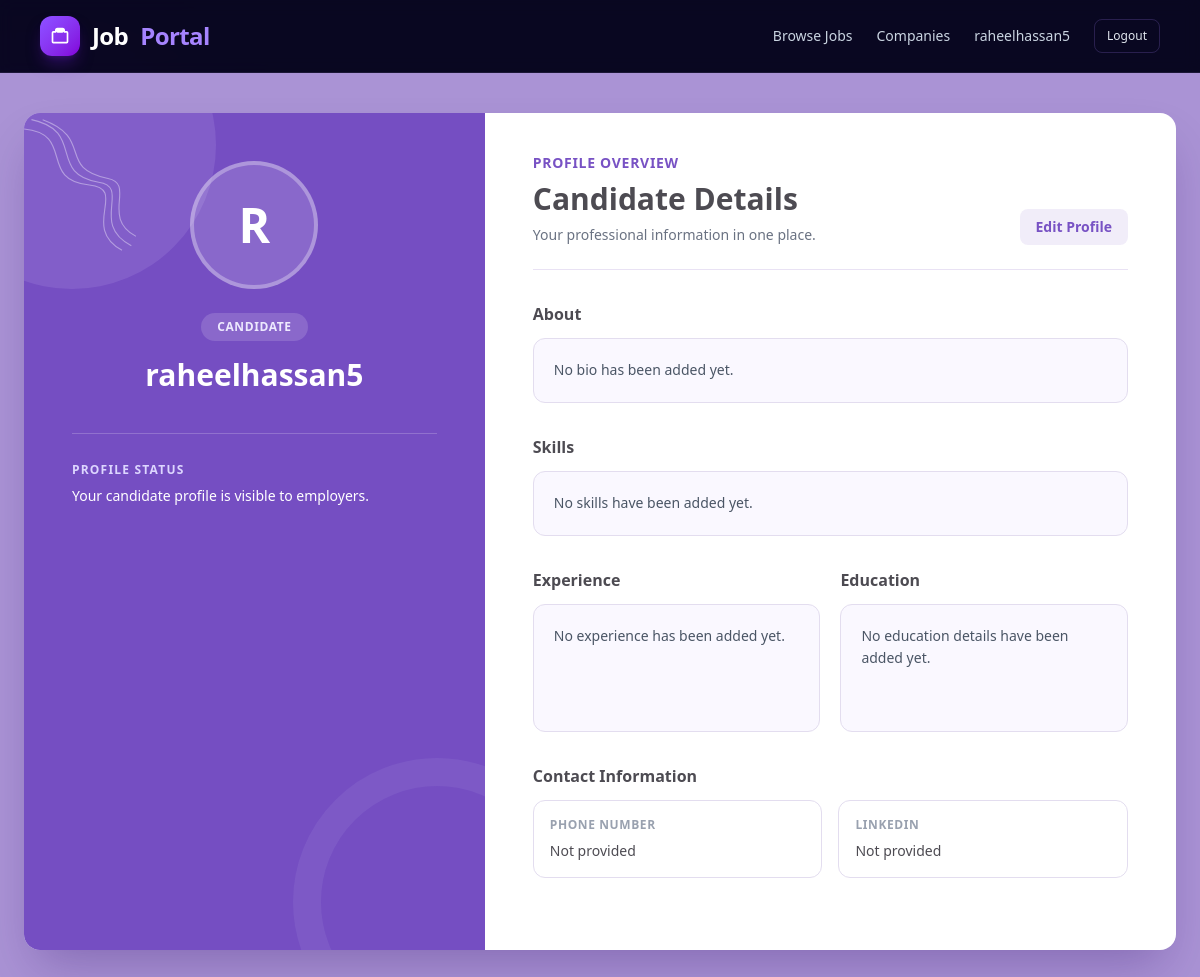
Before: /profiles/me/ (signed in) with the older database file.
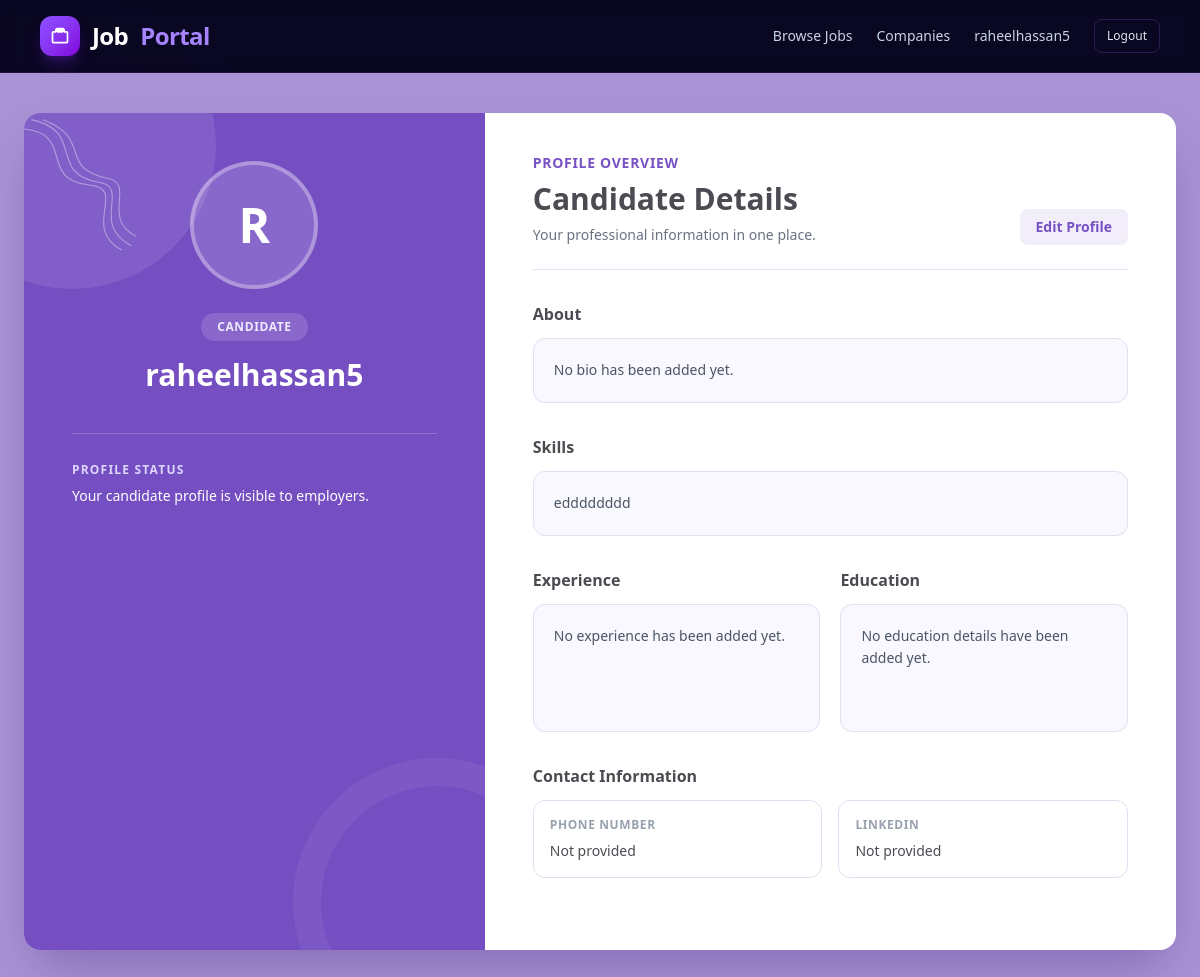
After: the same page with the newer database file.
### accounts/models.py (models this page shows)
class User(AbstractUser):
    class Role(models.TextChoices):
        CANDIDATE = "candidate", "Candidate"
        COMPANY = "company", "Company"
    email = models.EmailField(unique=True)
    role = models.CharField(
        max_length=20,
        choices=Role.choices,
        blank = True
    )
    REQUIRED_FIELDS = ["email"]

### profiles/models.py (models this page shows, shortened)
class CandidateProfile(models.Model):
    user = models.OneToOneField(User, on_delete=models.CASCADE, related_name="candidate_profile")
    bio = models.TextField(blank=True)
    skills = models.CharField(max_length=500, blank=True, help_text="Comma-separated, e.g. Python, Django, SQL")
    experience = models.TextField(blank=True)
    education = models.TextField(blank=True)
    location = models.CharField(max_length=100, blank=True)
    phone_number = models.CharField(max_length=20, blank=True)
    linkedin_url = models.URLField(blank=True)
    profile_image = models.ImageField(upload_to="candidate_images/", blank=True, null=True)
    resume = models.FileField(upload_to="resumes/", blank=True, null=True)

### profiles/views.py (the view)
# urls.py: path("me/", views.profile_view, name="profile_view"),
@login_required
def profile_view(request):
    if request.user.role == "candidate":
        return render(
            request,
            "profiles/candidate_profile_view.html",
            {"profile": request.user.candidate_profile},
        )
    else:
        return render(
            request,
            "profiles/company_profile_view.html",
            {"profile": request.user.company_profile},
        )

### profiles/templates/profiles/candidate_profile_view.html (shortened to what this page needs)
{% extends "base.html" %}
{% block nav_links %}
    <a href="#" class="hidden transition hover:text-violet-300 md:inline">Browse Jobs</a>
    <a href="#" class="hidden transition hover:text-violet-300 md:inline">Companies</a>
{% endblock %}
{% block content %}
<div class="min-h-[calc(100vh-73px)] bg-[#aa93d5] px-5 py-10">
    <div class="mx-auto grid w-full max-w-6xl overflow-hidden rounded-2xl bg-white shadow-2xl shadow-violet-950/30 lg:grid-cols-[0.8fr_1.2fr]">
        <aside class="relative overflow-hidden bg-[#754ec2] px-8 py-12 text-white sm:px-12">
            <div class="absolute -left-24 -top-28 h-72 w-72 rounded-full bg-[#8f6ed2]/50"></div>
            <div class="absolute -right-24 -bottom-24 h-72 w-72 rounded-full border-[28px] border-[#9d85d6]/20"></div>
            <div class="relative z-10 flex h-full flex-col items-center text-center">
                {% if profile.profile_image %}
                    <img
                        src="{{ profile.profile_image.url }}"
                        alt="{{ profile.user.username }}"
                        class="h-32 w-32 rounded-full border-4 border-white/40 object-cover shadow-xl"
                    >
                {% else %}
                    <div class="grid h-32 w-32 place-items-center rounded-full border-4 border-white/30 bg-white/15 text-5xl font-bold">
                        {{ profile.user.username|first|upper }}
                    </div>
                {% endif %}
                <span class="mt-6 rounded-full bg-white/15 px-4 py-1.5 text-xs font-semibold uppercase tracking-wider text-violet-100">
                    Candidate
                </span>
                <h1 class="mt-4 text-3xl font-bold">
                    {{ profile.user.username }}
                </h1>
                <div class="mt-10 w-full border-t border-white/20 pt-7 text-left">
                    <p class="text-xs font-semibold uppercase tracking-widest text-violet-200">
                        Profile status
                    </p>
                    <p class="mt-2 text-sm text-white">
                        Your candidate profile is visible to employers.
                    </p>
                </div>
            </div>
        </aside>
        <section class="px-7 py-10 sm:px-10 lg:px-12">
            <header class="flex flex-col gap-4 border-b border-[#e9e2f4] pb-6 sm:flex-row sm:items-end sm:justify-between">
                <div>
                    <p class="text-sm font-semibold uppercase tracking-wider text-[#7852c4]">
                        Profile Overview
                    </p>
                    <h2 class="mt-2 text-3xl font-bold text-[#4d4b52]">
                        Candidate Details
                    </h2>
                    <p class="mt-2 text-sm text-gray-500">
                        Your professional information in one place.
                    </p>
                </div>
                <a href="{% url 'profiles:profile_setup' %}"
                class="inline-flex w-fit items-center rounded-lg bg-[#7852c4]/10 px-4 py-2 text-sm font-semibold text-[#7852c4] transition hover:bg-[#7852c4] hover:text-white">
                    Edit Profile
                </a>
            </header>
            <div class="space-y-8 py-8">
                <section>
                    <h3 class="text-base font-semibold text-[#4d4b52]">About</h3>
                    <div class="mt-3 rounded-xl border border-[#e3ddef] bg-[#faf8ff] p-5 text-sm leading-relaxed text-gray-600">
                        {% if profile.bio %}
                            {{ profile.bio|linebreaksbr }}
                        {% else %}
                            No bio has been added yet.
                        {% endif %}
                    </div>
                </section>
                <section>
                    <h3 class="text-base font-semibold text-[#4d4b52]">Skills</h3>
                    <div class="mt-3 rounded-xl border border-[#e3ddef] bg-[#faf8ff] p-5 text-sm leading-relaxed text-gray-600">
                        {% if profile.skills %}
                            {{ profile.skills }}
                        {% else %}
                            No skills have been added yet.
                        {% endif %}
                    </div>
                </section>
                <section class="grid gap-5 md:grid-cols-2">
                    <div>
                        <h3 class="text-base font-semibold text-[#4d4b52]">Experience</h3>
                        <div class="mt-3 min-h-32 rounded-xl border border-[#e3ddef] bg-[#faf8ff] p-5 text-sm leading-relaxed text-gray-600">
                            {% if profile.experience %}
                                {{ profile.experience|linebreaksbr }}
                            {% else %}
                                No experience has been added yet.
                            {% endif %}
                        </div>
                    </div>
                    <div>
                        <h3 class="text-base font-semibold text-[#4d4b52]">Education</h3>
                        <div class="mt-3 min-h-32 rounded-xl border border-[#e3ddef] bg-[#faf8ff] p-5 text-sm leading-relaxed text-gray-600">
                            {% if profile.education %}
                                {{ profile.education|linebreaksbr }}
                            {% else %}
                                No education details have been added yet.
                            {% endif %}
                        </div>
                    </div>
                </section>
                <section>
                    <h3 class="text-base font-semibold text-[#4d4b52]">Contact Information</h3>
                    <div class="mt-3 grid gap-4 sm:grid-cols-2">
                        <div class="rounded-xl border border-[#e3ddef] p-4">
                            <p class="text-xs font-semibold uppercase tracking-wider text-gray-400">Phone Number</p>
                            <p class="mt-2 text-sm font-medium text-[#4d4b52]">
                                {{ profile.phone_number|default:"Not provided" }}
                            </p>
                        </div>
                        <div class="rounded-xl border border-[#e3ddef] p-4">
                            <p class="text-xs font-semibold uppercase tracking-wider text-gray-400">LinkedIn</p>
                            {% if profile.linkedin_url %}
                                <a href="{{ profile.linkedin_url }}" target="_blank" rel="noopener noreferrer" class="mt-2 block truncate text-sm font-medium text-[#7852c4] hover:text-[#5f3ba9]">
                                    View LinkedIn profile
                                </a>
                            {% else %}
                                <p class="mt-2 text-sm font-medium text-[#4d4b52]">Not provided</p>
                            {% endif %}
                        </div>
                    </div>
                </section>
            </div>
        </section>
    </div>
</div>
{% endblock %}

### theme/templates/base.html (shortened to what this page needs)
{% load tailwind_tags %}
<!DOCTYPE html>
<html lang="en">
<head>
    {% tailwind_css %}
</head>
<body class="min-h-screen overflow-x-hidden bg-[#09061e] text-slate-100">
    <div aria-hidden="true" class="fixed inset-0 -z-10 overflow-hidden">
    </div>
    {% block navbar %}
    <nav class="border-b border-violet-300/10 bg-[#0b0822]/80 px-5 py-4 backdrop-blur md:px-10">
        <div class="mx-auto flex max-w-7xl items-center justify-between">
            <a href="/" class="flex items-center gap-3 text-xl font-bold tracking-tight text-white md:text-2xl">
                <span class="grid h-10 w-10 place-items-center rounded-xl bg-gradient-to-br from-violet-500 to-purple-700 shadow-lg shadow-violet-900/50">
                    <svg xmlns="http://www.w3.org/2000/svg" class="h-5 w-5" fill="none" viewBox="0 0 24 24" stroke="currentColor" stroke-width="2">
                        <path stroke-linecap="round" stroke-linejoin="round" d="M20 7h-3V5a2 2 0 00-2-2H9a2 2 0 00-2 2v2H4a1 1 0 00-1 1v11a1 1 0 001 1h16a1 1 0 001-1V8a1 1 0 00-1-1zM9 5h6v2H9V5z" />
                    </svg>
                </span>
                Job<span class="text-violet-400">Portal</span>
            </a>
            <div class="flex items-center gap-4 text-sm text-slate-300 md:gap-6">
                {% block nav_links %}{% endblock %}
                {% if request.user.is_authenticated %}
                    <span class="hidden text-slate-300 sm:inline">
                        {{ request.user.username }}
                    </span>
                    <form method="post" action="{% url 'accounts:logout' %}">
                        <button type="submit"
                                class="rounded-lg border border-violet-400/20 px-3 py-2 text-xs font-medium text-slate-200 transition hover:border-violet-400/60 hover:bg-violet-500/10 hover:text-white">
                            Logout
                        </button>
                    </form>
                {% endif %}
            </div>
        </div>
    </nav>
    {% endblock %}
    <main class="{% block main_class %}min-h-[calc(100vh-73px)] w-full{% endblock %}">
        {% block content %}{% endblock %}
    </main>
</body>
</html>

Changed rows visible on the page:
changed CandidateProfile "Not provided": skills (not shown) → "edddddddd"
Other visible differences:
text no longer shown: "No skills have been added yet."
